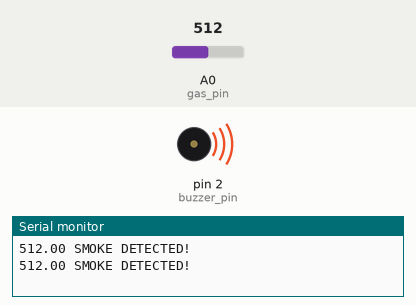
Bench run of a sketch on a simulated Arduino Uno, built with avr-gcc and run on an emulated ATmega328P. On the bench: buzzer (waves = sounding), the last lines printed to the serial monitor. Inputs (shaded band) come from the test bench; at power-on: A0 (gas_pin) = 512.

Above: at 1.8 s.
1.9 s: A0 (gas_pin) set to 109
3.4 s: A0 (gas_pin) set to 89
At 4.9 s:
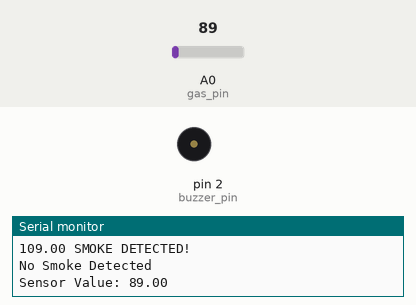
5.5 s: A0 (gas_pin) set to 110
At 6.5 s:
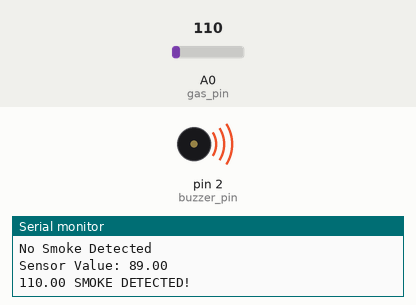
7.5 s: A0 (gas_pin) set to 90
At 9.3 s:
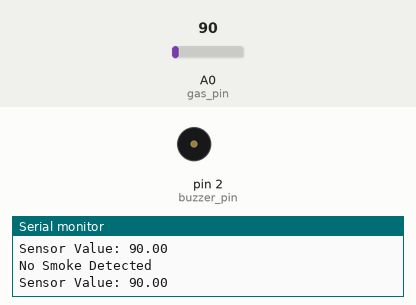
Timing chart, 0 to 10.5 s (numbered marks = the images above; inputs shaded):
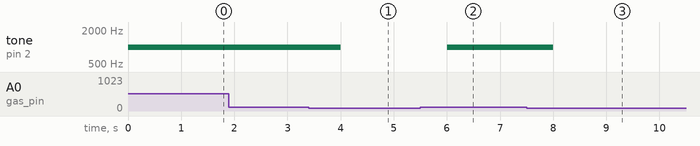

The sketch:

8-Gas_Leakage_Detection.ino
```cpp
// Program: Gas Leakage Detection
// Filename: gas_leakage_detector.ino

int gas_pin = A0;
int buzzer_pin = 2;

void setup() {
  Serial.begin(9600);
  pinMode(buzzer_pin, OUTPUT);
  pinMode(gas_pin, INPUT);
}

void loop() {
  float sensorValue = analogRead(gas_pin);

  if (sensorValue >= 100) {
    tone(buzzer_pin, 1000);
    Serial.print(sensorValue);
    Serial.println(" SMOKE DETECTED!");
  } else {
    noTone(buzzer_pin);
    Serial.println("No Smoke Detected");
    Serial.print("Sensor Value: ");
    Serial.println(sensorValue);
  }

  delay(1000);
}
```

Measured:
- the behaviour switches between 100 and 99 on A0 (gas_pin) (found by bisection; images 0 and 1)
- after the input at 3.4 s, tone on pin 2 (buzzer_pin): 1000 Hz → silent after 0.60 s
- after the input at 5.5 s, tone on pin 2 (buzzer_pin): silent → 1000 Hz after 0.50 s
- after the input at 7.5 s, tone on pin 2 (buzzer_pin): 1000 Hz → silent after 0.51 s
